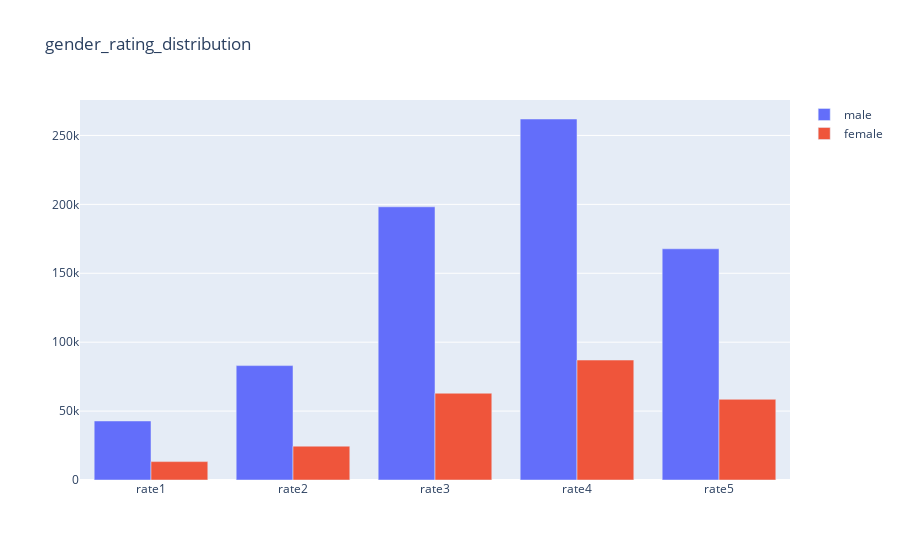

Here is the notebook cell this chart was saved with:
### Code cell
gender_rating_plt

### Figure 1 — Plotly figure (JSON) as saved in the notebook; plotly's stock layout.template omitted (floating-point values rounded to 4 significant figures)
{"data": [{"name": "male", "type": "bar", "x": ["rate1", "rate2", "rate3", "rate4", "rate5"], "y": [42827, 83009, 198231, 261938, 167764]}, {"name": "female", "type": "bar", "x": ["rate1", "rate2", "rate3", "rate4", "rate5"], "y": [13347, 24548, 62966, 87033, 58546]}], "layout": {"title": {"text": "gender_rating_distribution"}}}
